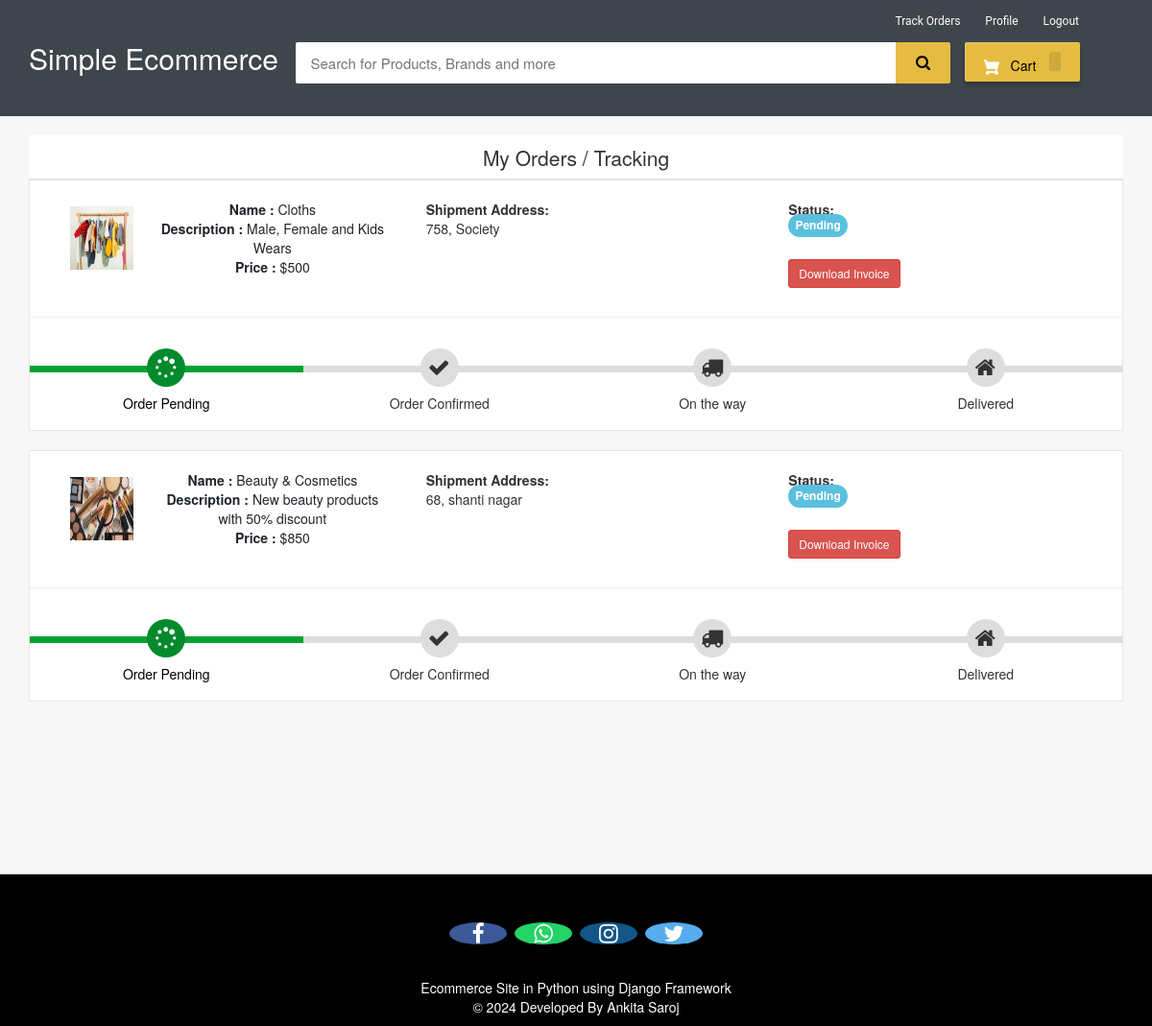
Screenshot of /my-order (signed in) with the database file from the repository.
### ecom/models.py (models this page shows, shortened)
class Product(models.Model):
    id = models.AutoField(primary_key=True)
    name=models.CharField(max_length=40)
    product_image= models.ImageField(upload_to='product_image/',null=True,blank=True)
    price = models.PositiveIntegerField()
    description=models.CharField(max_length=40)

class Orders(models.Model):
    STATUS =(
        ('Pending','Pending'),
        ('Order Confirmed','Order Confirmed'),
        ('Out for Delivery','Out for Delivery'),
        ('Delivered','Delivered'),
    )
    id = models.AutoField(primary_key=True)
    customer=models.ForeignKey('Customer', on_delete=models.CASCADE,null=True)
    product=models.ForeignKey('Product',on_delete=models.CASCADE,null=True)
    email = models.CharField(max_length=50,null=True)
    address = models.CharField(max_length=500,null=True)
    mobile = models.CharField(max_length=20,null=True)
    order_date= models.DateField(auto_now_add=True,null=True)
    status=models.CharField(max_length=50,null=True,choices=STATUS)

### ecom/views.py (the view)
# urls.py: path('my-order', views.my_order_view,name='my-order'),
@login_required(login_url='customerlogin')
@user_passes_test(is_customer)
def my_order_view(request):
    customer=models.Customer.objects.get(user_id=request.user.id)
    orders=models.Orders.objects.all().filter(customer_id = customer)
    ordered_products=[]
    for order in orders:
        ordered_product=models.Product.objects.all().filter(id=order.product.id)
        ordered_products.append(ordered_product)
    return render(request,'ecom/my_order.html',{'data':zip(ordered_products,orders)})

### ecom/views.py (called while the page is built)
def is_customer(user):
    return user.groups.filter(name='CUSTOMER').exists()

### templates/ecom/my_order.html (shortened to what this page needs)
{% extends 'ecom/customer_base.html' %}
{% load static %}
{% block content %}
<br>
<div class="container">
    <header class="card-header" style="text-align:center; font-size: 21px"> My Orders / Tracking </header>
    {% for products,order in data %}
    <article class="card">
        <div class="card-body">
            <ul class="row" style="margin-left:20px;margin-top:20px;">
                <li class="col-md-4">
                  <figure class="itemside mb-3">
                    {%for product in products%}
                      <div class="aside"><img src="{% static product.product_image.url %}" class="img-sm border"></div>
                      <figcaption class="info align-self-center">
                          <p class="title"><strong>Name : </strong>{{product.name}} <br> <strong>Description : </strong>{{product.description}} <br> <strong>Price : </strong>${{product.price}}</p>
                      </figcaption>
                  </figure>
                </li>
                <li class="col-md-4">
                    <div class="col"> <strong>Shipment Address:</strong> <br> {{order.address}}</div>
                </li>
                <li class="col-md-4">
                    <div class="col"> <strong>Status:</strong> <br>
                        {% if order.status == 'Pending'%}
                        <td> <span class="label label-info" style="font-size: 12px; border-radius: 30px;">{{order.status}}</span></td>
                        {% elif order.status == 'Delivered' %}
                        <td> <span class="label label-success" style="font-size: 12px; border-radius: 30px;">{{order.status}}</span></td>
                        {% elif order.status == 'Out for Delivery' %}
                        <td> <span class="label label-default" style="font-size: 12px; border-radius: 30px;">{{order.status}}</span></td>
                        {%else%}
                          <td> <span class="label label-primary" style="font-size: 12px; border-radius: 30px;">{{order.status}}</span></td>
                        {%endif%}
                    </div> <br>
                    <h4><a style="text-decoration:none;" href="{% url 'download-invoice' order.id product.id  %}" ><button class="btn btn-danger btn-sm">Download Invoice</button></a></h4>
                </li>
                {%endfor%}
            </ul>
            <hr>
            <div class="track">
                {%if order.status == 'Pending' %}
                <div class="step active"> <span class="icon"> <i style="padding-top:3px; padding-right:25px;" class="fa fa-spinner"></i> </span> <span class="text">Order Pending</span> </div>
                <div class="step "> <span class="icon"> <i style="padding-top:3px; padding-right:25px;" class="fa fa-check"></i> </span> <span class="text"> Order Confirmed</span> </div>
                <div class="step "> <span class="icon"> <i style="padding-top:3px; padding-right:25px;" class="fa fa-truck"></i> </span> <span class="text"> On the way </span> </div>
                <div class="step "> <span class="icon"> <i style="padding-top:3px; padding-right:25px;" class="fa fa-home"></i> </span> <span class="text">Delivered</span> </div>
                {%endif%}
            </div>
        </div>
    </article><br>
    {%endfor%}
</div>
<br><br><br><br><br>
{% endblock content %}

### templates/ecom/customer_base.html (style rules this page uses)
body { background-color: #f7f7f7; }
.fa { font-size: 23px; width: 60px; text-align: center; text-decoration: none; margin: 5px 2px; border-radius: 50%; }
p { text-align: center; }

### templates/ecom/my_order.html (style rules this page uses)
body { background-color: #f7f7f7; }
.container { margin-top: 0px; margin-bottom: 0px }
.card { position: relative; display: -webkit-box; display: -ms-flexbox; display: flex; -webkit-box-orient: vertical; -webkit-box-direction: normal; -ms-flex-direction: column; flex-direction: column; min-width: 0; word-wrap: break-word; background-color: #fff; background-clip: border-box; border: 1px solid rgba(0, 0, 0, 0.1); border-radius: 0.10rem }
.card-header:first-child { border-radius: calc(0.37rem - 1px) calc(0.37rem - 1px) 0 0 }
.card-header { padding: 0.75rem 1.25rem; margin-bottom: 0; background-color: #fff; border-bottom: 1px solid rgba(0, 0, 0, 0.1) }
.track { position: relative; background-color: #ddd; height: 7px; display: -webkit-box; display: -ms-flexbox; display: flex; margin-bottom: 60px; margin-top: 50px }
.track .step { -webkit-box-flex: 1; -ms-flex-positive: 1; flex-grow: 1; width: 25%; margin-top: -18px; text-align: center; position: relative }
.track .step.active:before { background: #05a134 }
.track .step::before { height: 7px; position: absolute; content: ""; width: 100%; left: 0; top: 18px }
.track .step.active .icon { background: #038a2c; color: #fff }
.track .icon { display: inline-block; width: 40px; height: 40px; line-height: 40px; position: relative; border-radius: 100%; background: #ddd }
.track .step.active .text { font-weight: 400; color: #000 }
.track .text { display: block; margin-top: 7px }
.itemside { position: relative; display: -webkit-box; display: -ms-flexbox; display: flex; width: 100% }
.itemside .aside { position: relative; -ms-flex-negative: 0; flex-shrink: 0 }
.img-sm { width: 80px; height: 80px; padding: 7px }
ul.row, ul.row-sm { list-style: none; padding: 0 }
.itemside .info { padding-left: 15px; padding-right: 7px }
.itemside .title { display: block; margin-bottom: 5px; color: #212529 }
p { margin-top: 0; margin-bottom: 1rem }

### rows the page displays
Orders: address "758, Society", status "Pending", shows "Order Pending"
Product: product_image (picture), name "Cloths", description "Male, Female and Kids Wears", price "500"
Orders: address "68, shanti nagar", status "Pending", shows "Order Pending"
Product: product_image (picture), name "Beauty & Cosmetics", description "New beauty products with 50% discount", price "850"
